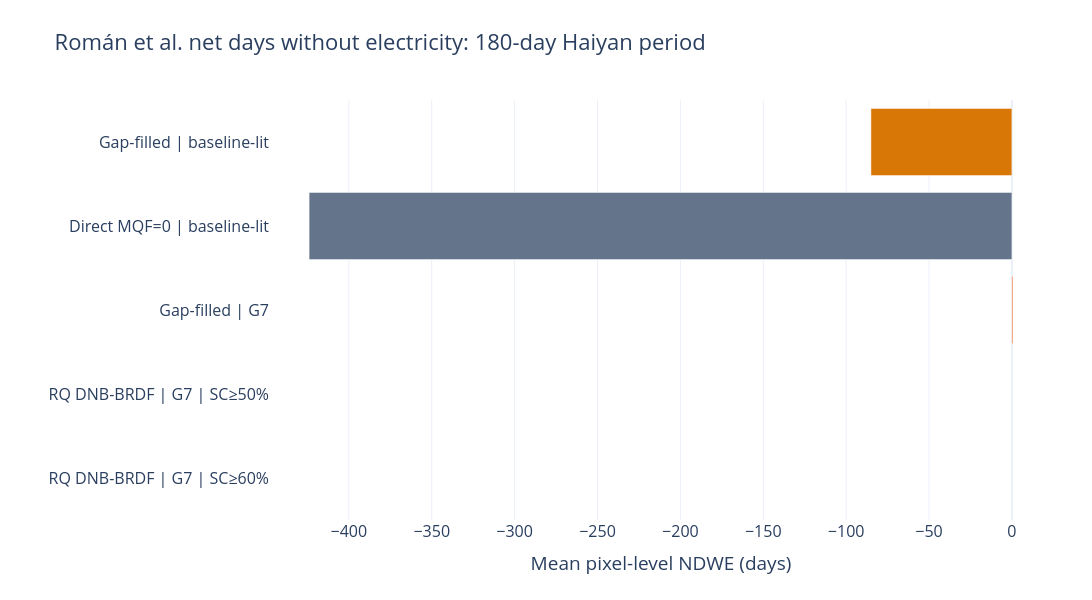

Notebook code for this chart:
### Markdown cell above
# Transferability of the Román et al. recovery metrics to Samar–Leyte

This notebook evaluates whether the electricity-recovery metrics developed by Román et al. (2019) can be transferred to the Samar–Leyte Haiyan case.

The comparison includes:

1. gap-filled VNP46A2 over baseline-lit pixels;
2. direct DNB-BRDF observations with `MQF == 0`;
3. gap-filled VNP46A2 over fixed GHSL G7 settlement support;
4. reliability-qualified DNB-BRDF with G7 and spatial coverage ≥50%;
5. reliability-qualified DNB-BRDF with G7 and spatial coverage ≥60%.

The notebook runs independently from the processed VNP46A1 and VNP46A2 Zarr stores and stops after the Román et al. replication.

### Code cell
# ============================================================
# 19. TOTAL 180-DAY NDWE
# ============================================================

roman_total_results["signal"] = (
    pd.Categorical(
        roman_total_results["signal"],
        categories=SIGNAL_ORDER,
        ordered=True,
    )
)

roman_total_plot = (
    roman_total_results
    .sort_values("signal")
)

fig_roman_ndwe = px.bar(
    roman_total_plot,
    x="mean_total_ndwe_days",
    y="signal",
    color="signal",
    orientation="h",
    color_discrete_map=SIGNAL_COLORS,
    category_orders={
        "signal": SIGNAL_ORDER,
    },
    custom_data=[
        "baseline_support_pct",
        "total_valid_pixel_pct",
        "status",
    ],
)

fig_roman_ndwe.update_traces(
    hovertemplate=(
        "<b>%{y}</b><br>"
        "Mean NDWE: %{x:.1f} days<br>"
        "Baseline support: "
        "%{customdata[0]:.1f}%<br>"
        "Complete metric support: "
        "%{customdata[1]:.1f}%<br>"
        "Status: %{customdata[2]}"
        "<extra></extra>"
    )
)

fig_roman_ndwe.update_layout(
    title=(
        "Román et al. net days without "
        "electricity: 180-day Haiyan period"
    ),
    template=PLOT_TEMPLATE,
    paper_bgcolor="rgba(0,0,0,0)",
    width=1200,
    height=600,
    margin=dict(
        l=270,
        r=40,
        t=100,
        b=80,
    ),
    font=dict(size=16),
    showlegend=False,
    xaxis_title=(
        "Mean pixel-level NDWE (days)"
    ),
    yaxis_title=None,
)

fig_roman_ndwe.show()

### Figure 1 — Plotly figure (JSON) as saved in the notebook; plotly's stock layout.template omitted (floating-point values rounded to 4 significant figures)
{"data": [{"customdata": [[100, 100, "Estimated"]], "hovertemplate": "<b>%{y}</b><br>Mean NDWE: %{x:.1f} days<br>Baseline support: %{customdata[0]:.1f}%<br>Complete metric support: %{customdata[1]:.1f}%<br>Status: %{customdata[2]}<extra></extra>", "legendgroup": "Gap-filled | baseline-lit", "marker": {"color": "#D97706", "pattern": {"shape": ""}}, "name": "Gap-filled | baseline-lit", "orientation": "h", "showlegend": true, "textposition": "auto", "type": "bar", "x": [-85.06], "xaxis": "x", "y": ["Gap-filled | baseline-lit"], "yaxis": "y"}, {"customdata": [[42.04, 42.04, "Estimated"]], "hovertemplate": "<b>%{y}</b><br>Mean NDWE: %{x:.1f} days<br>Baseline support: %{customdata[0]:.1f}%<br>Complete metric support: %{customdata[1]:.1f}%<br>Status: %{customdata[2]}<extra></extra>", "legendgroup": "Direct MQF=0 | baseline-lit", "marker": {"color": "#64748B", "pattern": {"shape": ""}}, "name": "Direct MQF=0 | baseline-lit", "orientation": "h", "showlegend": true, "textposition": "auto", "type": "bar", "x": [-424.0], "xaxis": "x", "y": ["Direct MQF=0 | baseline-lit"], "yaxis": "y"}, {"customdata": [[100, 100, "Estimated"]], "hovertemplate": "<b>%{y}</b><br>Mean NDWE: %{x:.1f} days<br>Baseline support: %{customdata[0]:.1f}%<br>Complete metric support: %{customdata[1]:.1f}%<br>Status: %{customdata[2]}<extra></extra>", "legendgroup": "Gap-filled | G7", "marker": {"color": "#EA580C", "pattern": {"shape": ""}}, "name": "Gap-filled | G7", "orientation": "h", "showlegend": true, "textposition": "auto", "type": "bar", "x": [0.5938], "xaxis": "x", "y": ["Gap-filled | G7"], "yaxis": "y"}, {"customdata": [[0, 0, "Not estimable"]], "hovertemplate": "<b>%{y}</b><br>Mean NDWE: %{x:.1f} days<br>Baseline support: %{customdata[0]:.1f}%<br>Complete metric support: %{customdata[1]:.1f}%<br>Status: %{customdata[2]}<extra></extra>", "legendgroup": "RQ DNB-BRDF | G7 | SC≥50%", "marker": {"color": "#059669", "pattern": {"shape": ""}}, "name": "RQ DNB-BRDF | G7 | SC≥50%", "orientation": "h", "showlegend": true, "textposition": "auto", "type": "bar", "x": [NaN], "xaxis": "x", "y": ["RQ DNB-BRDF | G7 | SC≥50%"], "yaxis": "y"}, {"customdata": [[0, 0, "Not estimable"]], "hovertemplate": "<b>%{y}</b><br>Mean NDWE: %{x:.1f} days<br>Baseline support: %{customdata[0]:.1f}%<br>Complete metric support: %{customdata[1]:.1f}%<br>Status: %{customdata[2]}<extra></extra>", "legendgroup": "RQ DNB-BRDF | G7 | SC≥60%", "marker": {"color": "#7C3AED", "pattern": {"shape": ""}}, "name": "RQ DNB-BRDF | G7 | SC≥60%", "orientation": "h", "showlegend": true, "textposition": "auto", "type": "bar", "x": [NaN], "xaxis": "x", "y": ["RQ DNB-BRDF | G7 | SC≥60%"], "yaxis": "y"}], "layout": {"barmode": "relative", "font": {"size": 16}, "height": 600, "legend": {"title": {"text": "signal"}, "tracegroupgap": 0}, "margin": {"b": 80, "l": 270, "r": 40, "t": 100}, "paper_bgcolor": "rgba(0,0,0,0)", "showlegend": false, "title": {"text": "Román et al. net days without electricity: 180-day Haiyan period"}, "width": 1200, "xaxis": {"anchor": "y", "domain": [0, 1], "title": {"text": "Mean pixel-level NDWE (days)"}}, "yaxis": {"anchor": "x", "categoryarray": ["RQ DNB-BRDF | G7 | SC≥60%", "RQ DNB-BRDF | G7 | SC≥50%", "Gap-filled | G7", "Direct MQF=0 | baseline-lit", "Gap-filled | baseline-lit"], "categoryorder": "array", "domain": [0, 1], "title": {}}}}
